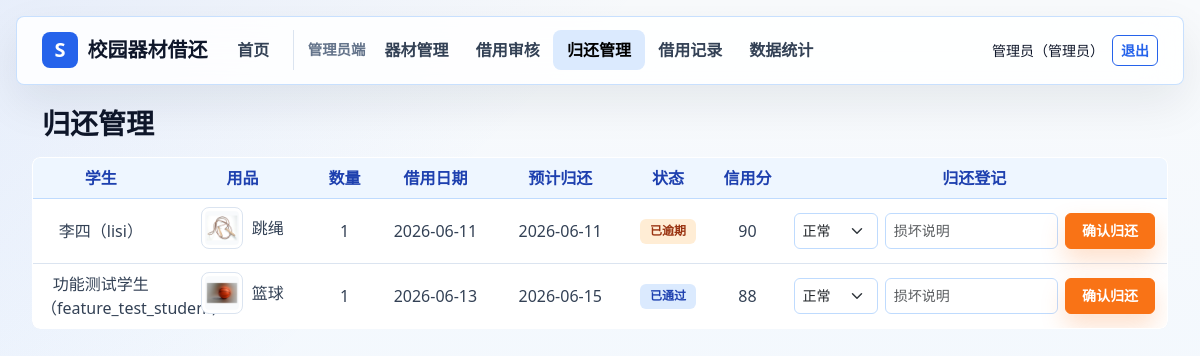
Page /admin/returns (signed in) on the committed database.
### tables this page shows
CREATE TABLE users (
            id INTEGER PRIMARY KEY AUTOINCREMENT,
            username TEXT NOT NULL UNIQUE,
            password_hash TEXT NOT NULL,
            real_name TEXT NOT NULL,
            role TEXT NOT NULL CHECK(role IN ('student', 'admin')),
            created_at TEXT NOT NULL DEFAULT CURRENT_TIMESTAMP
        , credit_score INTEGER NOT NULL DEFAULT 100, violation_count INTEGER NOT NULL DEFAULT 0);

CREATE TABLE borrow_records (
            id INTEGER PRIMARY KEY AUTOINCREMENT,
            user_id INTEGER NOT NULL,
            equipment_id INTEGER NOT NULL,
            quantity INTEGER NOT NULL CHECK(quantity > 0),
            borrow_date TEXT NOT NULL,
            expected_return_date TEXT NOT NULL,
            purpose TEXT DEFAULT '',
            status TEXT NOT NULL DEFAULT 'pending'
                CHECK(status IN ('pending', 'approved', 'rejected', 'returned', 'overdue')),
            reject_reason TEXT DEFAULT '',
            return_condition TEXT DEFAULT '',
            damage_note TEXT DEFAULT '',
            apply_time TEXT NOT NULL DEFAULT CURRENT_TIMESTAMP,
            review_time TEXT,
            actual_return_date TEXT, is_reservation INTEGER NOT NULL DEFAULT 0, stock_deducted INTEGER NOT NULL DEFAULT 0, overdue_penalized INTEGER NOT NULL DEFAULT 0, stock_notice TEXT DEFAULT '',
            FOREIGN KEY(user_id) REFERENCES users(id),
            FOREIGN KEY(equipment_id) REFERENCES equipment(id)
        );

CREATE TABLE equipment (
            id INTEGER PRIMARY KEY AUTOINCREMENT,
            name TEXT NOT NULL,
            category TEXT NOT NULL,
            total_stock INTEGER NOT NULL CHECK(total_stock >= 0),
            available_stock INTEGER NOT NULL CHECK(available_stock >= 0),
            status TEXT NOT NULL DEFAULT '正常',
            remark TEXT DEFAULT '',
            created_at TEXT NOT NULL DEFAULT CURRENT_TIMESTAMP
        );

### sports_borrow/admin.py (the view)
@role_required("admin")
def admin_returns():
    records = get_db().execute(
        """
        SELECT br.*, u.real_name, u.username, u.credit_score,
            e.name AS equipment_name, e.category
        FROM borrow_records br
        JOIN users u ON u.id = br.user_id
        JOIN equipment e ON e.id = br.equipment_id
        WHERE br.status IN ('approved', 'overdue')
        ORDER BY br.expected_return_date ASC
        """
    ).fetchall()
    return render_template("admin_returns.html", records=records, today=date.today().isoformat())

### sports_borrow/__init__.py (called while the page is built)
def create_app():
    app = Flask(__name__, template_folder="../templates", static_folder="../static")
    app.config["SECRET_KEY"] = SECRET_KEY
    app.teardown_appcontext(close_db)
    @app.before_request
    def prepare_request():
        init_db()
        activate_due_reservations()
        refresh_overdue_records()
        g.user = current_user()
    @app.context_processor
    def inject_common_data():
        return {
            "current_user": g.get("user"),
            "categories": CATEGORIES,
            "record_status": RECORD_STATUS,
            "equipment_image": equipment_image,
        }
    register_auth_routes(app)
    register_borrow_routes(app)
    register_admin_routes(app)
    return app

### sports_borrow/auth.py (called while the page is built)
def current_user():
    user_id = session.get("user_id")
    if not user_id:
        return None
    return get_db().execute("SELECT * FROM users WHERE id = ?", (user_id,)).fetchone()

def role_required(role):
    def decorator(view):
        @wraps(view)
        def wrapped_view(*args, **kwargs):
            if g.user is None:
                flash("请先登录。", "warning")
                return redirect(url_for("login"))
            if g.user["role"] != role:
                flash("当前账号没有访问该页面的权限。", "danger")
                return redirect(url_for("index"))
            return view(*args, **kwargs)
        return wrapped_view
    return decorator

### sports_borrow/borrowing.py (called while the page is built)
def equipment_image(item, category=None):
    if not isinstance(item, str):
        keys = item.keys()
        name = item["name"] if "name" in keys else item["equipment_name"] if "equipment_name" in keys else ""
        if category is None and "category" in keys:
            category = item["category"]
    else:
        name = item
    for keyword, image in EQUIPMENT_IMAGE_BY_NAME.items():
        if keyword in name:
            return image
    return EQUIPMENT_IMAGE_BY_CATEGORY.get(category, "images/split/item-cone.png")

### sports_borrow/db.py (called while the page is built)
def get_db():
    if "db" not in g:
        g.db = sqlite3.connect(DB_PATH)
        g.db.row_factory = sqlite3.Row
        g.db.execute("PRAGMA foreign_keys = ON")
    return g.db

def ensure_column(db, table_name, column_name, definition):
    columns = db.execute(f"PRAGMA table_info({table_name})").fetchall()
    if column_name not in {column["name"] for column in columns}:
        db.execute(f"ALTER TABLE {table_name} ADD COLUMN {column_name} {definition}")

### templates/admin_returns.html (shortened to what this page needs)
{% extends "base.html" %}
{% block content %}
<div class="section-title">
    <h1>归还管理</h1>
</div>
<div class="table-responsive data-table-wrap admin-returns-table">
    <table class="table table-hover align-middle">
        <thead>
        <tr>
            <th>学生</th>
            <th>用品</th>
            <th>数量</th>
            <th>借用日期</th>
            <th>预计归还</th>
            <th>状态</th>
            <th>信用分</th>
            <th>归还登记</th>
        </tr>
        </thead>
        <tbody>
        {% for record in records %}
            <tr>
                <td data-label="学生">{{ record.real_name }}（{{ record.username }}）</td>
                <td data-label="用品">
                    <span class="table-item-name">
                        <img src="{{ url_for('static', filename=equipment_image(record)) }}" alt="{{ record.equipment_name }}插画">
                        {{ record.equipment_name }}
                    </span>
                </td>
                <td data-label="数量">{{ record.quantity }}</td>
                <td data-label="借用日期">{{ record.borrow_date }}</td>
                <td data-label="预计归还">{{ record.expected_return_date }}</td>
                <td data-label="状态"><span class="badge status-{{ record.status }}">{{ record_status[record.status] }}</span></td>
                <td data-label="信用分">{{ record.credit_score }}</td>
                <td data-label="归还登记">
                    <form class="return-form" method="post" action="{{ url_for('admin_return_action', record_id=record.id) }}">
                        <select class="form-select form-select-sm" name="return_condition">
                            <option value="正常">正常</option>
                        </select>
                        <input class="form-control form-control-sm" name="damage_note" placeholder="损坏说明">
                        <button class="btn btn-sm btn-accent" type="submit">确认归还</button>
                    </form>
                </td>
            </tr>
        {% endfor %}
        </tbody>
    </table>
</div>
{% endblock %}

### templates/base.html (shortened to what this page needs)
<!doctype html>
<html lang="zh-CN">
<head>
    <link href="https://cdn.jsdelivr.net/npm/bootstrap@5.3.3/dist/css/bootstrap.min.css" rel="stylesheet">
    <link rel="stylesheet" href="{{ url_for('static', filename='css/style.css') }}">
</head>
<body>
<nav class="navbar navbar-expand-lg app-navbar">
    <div class="container">
        <a class="navbar-brand fw-semibold" href="{{ url_for('index') }}">
            <span class="brand-mark">S</span>
            <span>校园器材借还</span>
        </a>
        <div class="collapse navbar-collapse" id="mainNav">
            <ul class="navbar-nav me-auto mb-2 mb-lg-0">
                <li class="nav-item"><a class="nav-link {% if request.endpoint == 'index' %}active{% endif %}" href="{{ url_for('index') }}">首页</a></li>
                {% if current_user and current_user.role == 'admin' %}
                    <li class="nav-group-label">管理员端</li>
                    <li class="nav-item"><a class="nav-link {% if request.endpoint in ['admin_equipment', 'admin_equipment_new', 'admin_equipment_edit'] %}active{% endif %}" href="{{ url_for('admin_equipment') }}">器材管理</a></li>
                    <li class="nav-item"><a class="nav-link {% if request.endpoint == 'admin_borrow_review' %}active{% endif %}" href="{{ url_for('admin_borrow_review') }}">借用审核</a></li>
                    <li class="nav-item"><a class="nav-link {% if request.endpoint == 'admin_returns' %}active{% endif %}" href="{{ url_for('admin_returns') }}">归还管理</a></li>
                    <li class="nav-item"><a class="nav-link {% if request.endpoint == 'admin_records' %}active{% endif %}" href="{{ url_for('admin_records') }}">借用记录</a></li>
                    <li class="nav-item"><a class="nav-link {% if request.endpoint == 'admin_statistics' %}active{% endif %}" href="{{ url_for('admin_statistics') }}">数据统计</a></li>
                {% endif %}
            </ul>
            <div class="nav-user d-flex align-items-center gap-2">
                {% if current_user %}
                    <span class="small">{{ current_user.real_name }}（{{ "管理员" if current_user.role == "admin" else "学生" }}）</span>
                    <a class="btn btn-outline-primary btn-sm" href="{{ url_for('logout') }}">退出</a>
                {% else %}
                    <a class="btn btn-outline-primary btn-sm" href="{{ url_for('login') }}">登录</a>
                    <a class="btn btn-accent btn-sm" href="{{ url_for('register') }}">学生注册</a>
                {% endif %}
            </div>
        </div>
    </div>
</nav>
<main class="container app-main py-4">
    {% block content %}{% endblock %}
</main>
</body>
</html>

### rows in the picture
users: real_name "管理员", role "管理员"
borrow_records: real_name "李四", username "lisi", shows a picture, equipment_name "跳绳", quantity "1", borrow_date "2026-06-11", expected_return_date "2026-06-11", status "已逾期", credit_score "90"
borrow_records: real_name "功能测试学生", username "feature_test_student", shows a picture, equipment_name "篮球", quantity "1", borrow_date "2026-06-13", expected_return_date "2026-06-15", status "已通过", credit_score "88"
